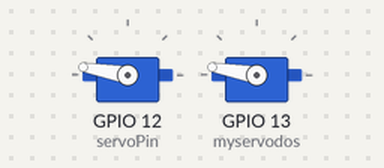
This sketch was run on a simulated ESP32. Shown: 2 × servo.

Above: at 0.05 s.
At 4.0 s:
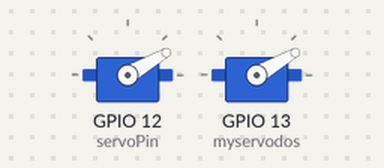
Timing chart, 0 to 5.2 s (numbered marks = the images above):
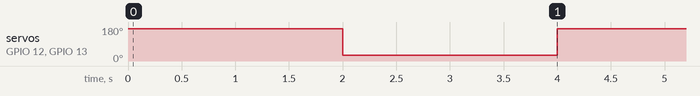

The sketch:

servo.test.ino
```cpp
#include <ESP32Servo.h>

Servo myservo;
Servo myservodos;
  // create servo object to control a servo
// 16 servo objects can be created on the ESP32

int pos = 0;    // variable to store the servo position
// Recommended PWM GPIO pins on the ESP32 include 2,4,12-19,21-23,25-27,32-33
int servoPin = 12;

void setup() {
	// Allow allocation of all timers
	ESP32PWM::allocateTimer(0);
	ESP32PWM::allocateTimer(1);
	ESP32PWM::allocateTimer(2);
	ESP32PWM::allocateTimer(3);
	myservo.setPeriodHertz(50);    // standard 50 hz servo
	myservo.attach(servoPin, 500, 2400);
  myservodos.setPeriodHertz(50);    // standard 50 hz servo
	myservodos.attach(13, 500, 2400);

   // attaches the servo on pin 18 to the servo object
	// using default min/max of 1000us and 2000us
	// different servos may require different min/max settings
	// for an accurate 0 to 180 sweep
}

void loop() {

		myservo.write(170);    // tell servo to go to position in variable 'pos'
		myservodos.write(170);    // tell servo to go to position in variable 'pos'

    delay(2000);
		myservo.write(30);    // tell servo to go to position in variable 'pos'
		myservodos.write(30);    // tell servo to go to position in variable 'pos'

   delay(2000);

}
```

Measured:
- by itself, servo on GPIO 12 (servoPin), servo on GPIO 13 (myservodos): alternates 170° for 2.0 s and 30° for 2.0 s
